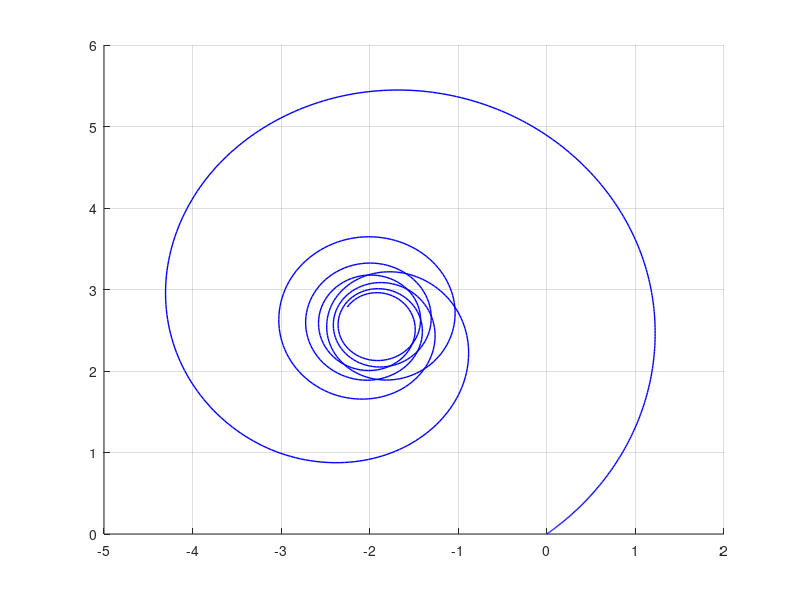

The MATLAB script that drew this image:
function Vehicle_dynamics_model_1
    global m delta a b Fxf Fxr Fyf Fyr J theta_d2 
    m=1; delta = pi/180*1; a=1; b=1; Fxf=1; Fxr=1; 
    J = 0.25*(a+b)^2*m;
    Fyf = 0.5; 
    Fyr = 1; 
    theta_d2=1/J*(a*(Fxf*sin(delta)+Fyf*cos(delta))-b*Fyr);

    t = linspace(0, 10,1000);             % time
    X0 = [0, 0, 0, 0, 0, 0, 0, 0];        % [theta, theta_d1, vx, vy, x, y, vx_rel, vy_rel]
    [t,XY] = ode45(@vehicleDGL,t,X0);     % solving ODE
    DGL3 = 1/m*(Fxf*cos(delta)-Fyf*sin(delta)+Fxr)+XY(:,4).*XY(:,2);
    DGL4 = 1/m*(Fxf*sin(delta)+Fyf*cos(delta)+Fyr)-XY(:,3).*XY(:,2);
    DGL5 =  XY(:,3).*cos(XY(:,1))+XY(:,4).*sin(XY(:,1));
    DGL6 = -XY(:,3).*sin(XY(:,1))+XY(:,4).*cos(XY(:,1));
    xy1=sqrt(XY(:,5).^2+XY(:,6).^2);
    xy2=sqrt(XY(:,7).^2+XY(:,8).^2);
    v1=sqrt(XY(:,3).^2+XY(:,4).^2);
    v2=sqrt(DGL5.^2+DGL6.^2);
    a1=sqrt(DGL3.^2+DGL4.^2);

    figure(1); clf; hold on;    
%     plot(t,xy1,'b','linewidth',1);
%     plot(t,xy2,'r','linewidth',1);
%     plot(t,v1,'g','linewidth',1);
%     plot(t,v2+1,'r','linewidth',1);
%     plot(t,a1,'r','linewidth',1);

%     plot(t,XY(:,1),'r','linewidth',1);
%     plot(t,XY(:,2),'b','linewidth',1);
      
%     plot(t,XY(:,3),'r','linewidth',1);
%     plot(t,DGL3,'b','linewidth',1);

%     plot(t,XY(:,4),'r','linewidth',1);
%     plot(t,DGL4,'b','linewidth',1);

%     plot(t,XY(:,5),'g','linewidth',1);
%     plot(t,DGL5,'b','linewidth',1);

%     plot(t,XY(:,6),'r','linewidth',1);
%     plot(t,DGL6,'b','linewidth',1);

%     plot(XY(:,3),XY(:,4),'r','linewidth',1);
    plot(XY(:,5),XY(:,6),'b','linewidth',1);
%     plot(XY(:,7),XY(:,8),'k','linewidth',1);
%     plot(DGL3,DGL4,'b','linewidth',1);
%     plot(DGL5,DGL6,'b','linewidth',1);
      grid on; hold off;

end

function dgl=vehicleDGL(t,x)
    global m delta a b Fxf Fxr Fyf Fyr J theta_d2
    dgl = zeros(8,1);
    dgl(1) = x(2);
    dgl(2) = theta_d2;
    dgl(3) = 1/m*(Fxf*cos(delta)-Fyf*sin(delta)+Fxr)+x(4).*x(2);
    dgl(4) = 1/m*(Fxf*sin(delta)+Fyf*cos(delta)+Fyr)-x(3).*x(2);
    dgl(5) =  x(3).*cos(x(1))+x(4).*sin(x(1)); 
    dgl(6) = -x(3).*sin(x(1))+x(4).*cos(x(1)); 
    dgl(7) = x(3);
    dgl(8) = x(4);
end


